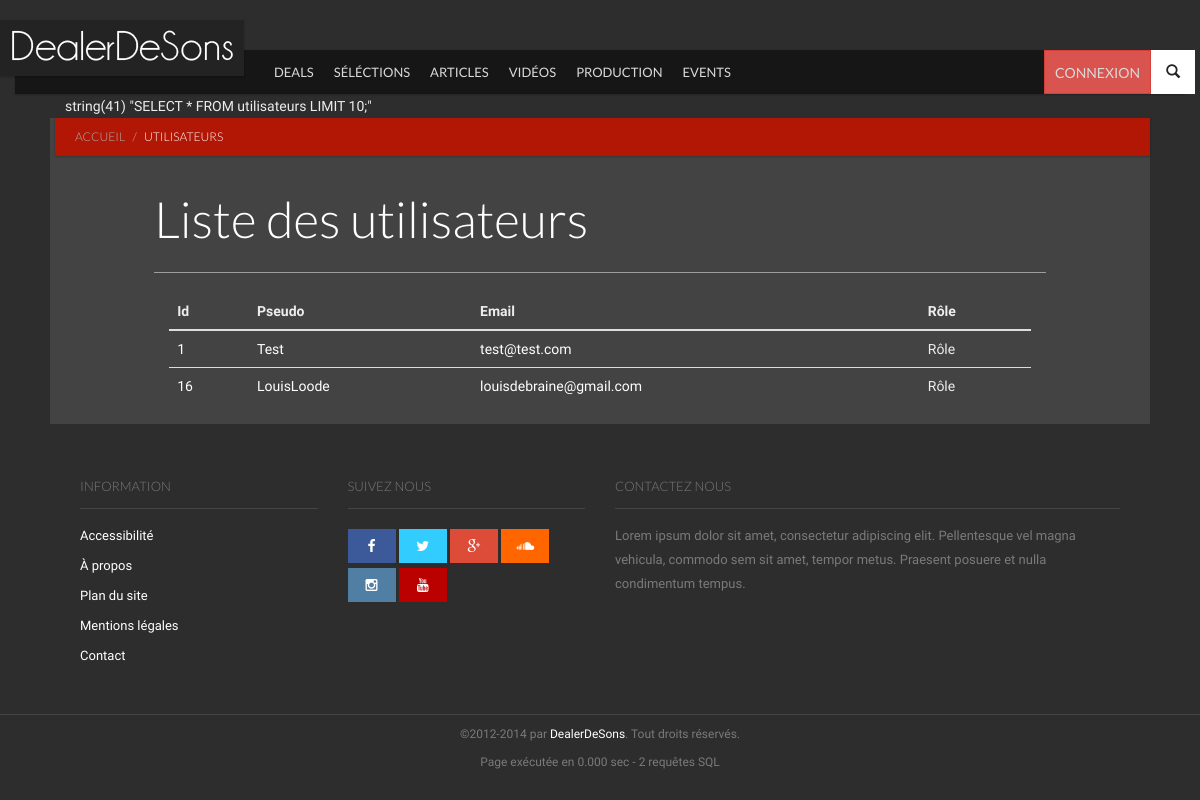
/index.php?page=utilisateurs, run on an earlier commit of the app's database.
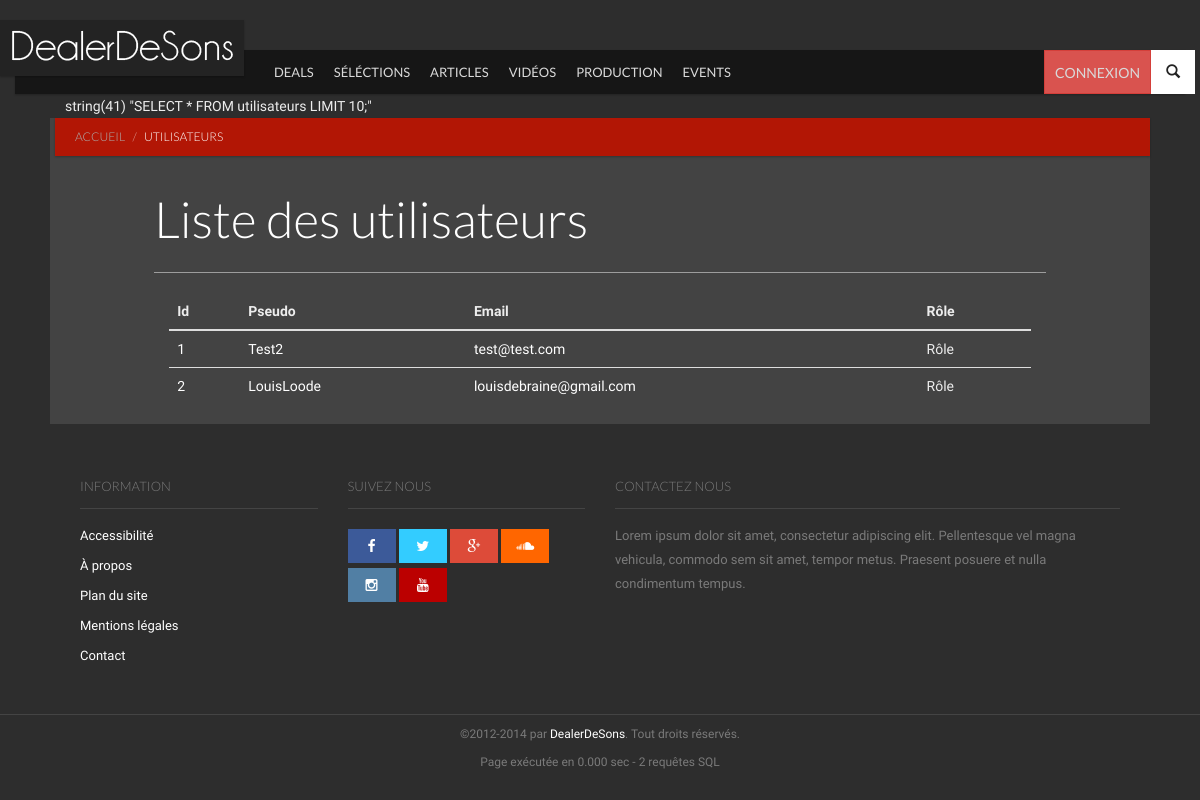
And on a later commit of the database.
### tables this page shows
CREATE TABLE `categories` (
`id_cat` int(11) NOT NULL,
  `nom_cat` varchar(255) NOT NULL,
  `menu` bit(1) NOT NULL,
  `ordre` int(2) NOT NULL
);

CREATE TABLE `utilisateurs` (
`id_user` int(11) unsigned NOT NULL,
  `nom_user` varchar(32) NOT NULL,
  `password` char(40) NOT NULL,
  `email` varchar(128) NOT NULL,
  `role` int(1) NOT NULL DEFAULT '1',
  `hash_validation` char(32) NOT NULL,
  `date_inscription` datetime NOT NULL,
  `avatar` varchar(128) NOT NULL DEFAULT '',
  `bio` text NOT NULL,
  `facebook` varchar(255) NOT NULL,
  `twitter` varchar(255) NOT NULL,
  `instagram` varchar(255) NOT NULL,
  `vimeo` varchar(255) NOT NULL,
  `tumblr` varchar(255) NOT NULL,
  `linkedin` varchar(255) NOT NULL,
  `soundcloud` varchar(255) NOT NULL,
  `youtube` varchar(255) NOT NULL
);

### inc/init.php (called while the page is built, shortened)
<?php
	include(dirname(__FILE__).'/modeles/articles.php');
	include(dirname(__FILE__).'/modeles/utilisateurs.php');
	$verif_connect = (isset($_SESSION['id']) AND isset($_SESSION['pseudo']));
	$categories_menu = liste_categories('menu', 'croissant');
?>

### inc/modeles/articles.php (called while the page is built, shortened)
<?php
function liste_categories($menu='', $by=''){
	$categories = array();
	$req_menu = '';
	$order_by = '';
	$limit = '';
	switch ($menu)
	{
	case 'menu':
        $req_menu = 'WHERE menu = 1';
    break;
	}
	switch ($by)
	{
	case 'croissant':
        $order_by = 'ORDER BY ordre ASC';
    break;
	}
	$ajoutRequete = $req_menu.' '.$order_by.' '.$limit.'';
	$myRequete = 'SELECT *
					FROM categories
					'.$ajoutRequete;
	$req = requete($myRequete);
        while ($data = mysqli_fetch_assoc($req))
        {
                $categories[] = $data;
        }
        return $categories;
}
?>

### inc/fonctions.php (called while the page is built, shortened)
<?php
function requete($myRequete) {
	global $query_count, $myConnexion;
	return mysqli_query($myConnexion,$myRequete);
}
?>

### inc/modeles/utilisateurs.php (called while the page is built, shortened)
<?php
function liste_utilisateurs($by='', $limit='10'){
	$utilisateurs = array();
	if(!empty($limit)) {
	    $limit = 'LIMIT '.$limit;
	}
	$ajoutRequete = $limit.';';
	$myRequete = 'SELECT * FROM utilisateurs
					'.$ajoutRequete;
	var_dump($myRequete);
	$req = requete($myRequete);
        while ($data = mysqli_fetch_assoc($req))
        {
                $utilisateurs[] = $data;
        }
        return $utilisateurs;
}
?>

### pages/vues/utilisateurs.php (the view)
<div id="content" class="content bg-base section">
<div class="ribbon ribbon-highlight">
				<ol class="breadcrumb ribbon-inner">
					<li><a href="index.php">Accueil</a></li>
					<li class="active">Utilisateurs</li>
				</ol>
</div>
<div class="row">
			<header class="page-header col-md-10 col-md-offset-1">
				<h2 class="page-title full-page-title">
					Liste des utilisateurs
				</h2>
			</header>
			 <div class="col-md-10 col-md-offset-1">
		    <div class="row">
            <table class="table">
                <thead>
                    <tr>
                        <th>Id</th>
                        <th>Pseudo</th>
                        <th>Email</th>
                        <th>Rôle</th>
                    </tr>
                </thead>
                <tbody>
<?php
foreach($utilisateurs as $data)
{
?>
                    <tr>
                        <td><a href="utilisateurs-0-<?php echo $data['id_user']; ?>.html"><?php echo $data['id_user']; ?></a></td>
                        <td><a href="utilisateurs-0-<?php echo $data['id_user']; ?>.html"><?php echo $data['nom_user']; ?></a></td>
                        <td><a href="utilisateurs-0-<?php echo $data['id_user']; ?>.html"><?php echo $data['email']; ?></a></td>
                        <td>Rôle</td>
                    </tr>
<?php
}
?>
                </tbody>
            </table>
		    </div>
			 </div>
			 </div>
			 </div>

### pages/vues/header.php (shortened to what this page needs)
<!DOCTYPE html>
 <html class="no-js">
	<head>
		<link rel="stylesheet" href="vendor/bootstrap/css/bootstrap.min.css">
		<link rel="stylesheet" href="vendor/font-awesome/css/font-awesome.min.css">
		<link rel="stylesheet" href="vendor/prettyPhoto/css/prettyPhoto.css">
		<link rel="stylesheet" href="css/base.css">
		<link rel="stylesheet" href="css/components.css">
		<link rel="stylesheet" href="css/style.css">
		<link rel="stylesheet" href="css/modifs.css">
	</head>
	<body>
		<nav id="header" class="header-navbar" role="navigation">
			<div class="header-navbar-inner container">
				<div id="brand" class="navbar-brand">
					<a href="index.html" rel="bookmark">
						<img src="img/light-logo.png" data-src="img/light-logo.png" data-src-retina="img/logo-retina.png" width="244" height="56" alt="">
					</a>
				</div>
				<ul class="nav nav-icons">
					<li>
						<a href="#" class="btn-icon" data-toggle=".header-navbar-inner" data-toggle-class="search-toggled-in">
							<span class="search-toggled-out-icon glyphicon glyphicon-search"></span>
						</a>
					</li>
				</ul>
				<ul class="nav navbar-nav">
<?php if ($verif_connect){ ?>
					<li class="nav-all pull-right">
						<a href="#" data-toggle="li">
							<span class="img"><img src="img/Tests/avatar.jpg" alt="Avatar de <?php echo $user_infos['id_user'];?>"></span>
						</a>
						<div class="subnav-wrapper">
							<ul class="subnav-entries">
<?php	if ($_SESSION['role']=='2'){ ?>								<li><a href="admin/">Accéder à l'admin</a></li><?php } ?>
								<li><a href="utilisateur-modifier.html">Modifier mon Profil</a></li>
								<li><a href="#articles">Mes Articles</a></li>
								<li><a href="deconnexion.html">Me déconnecter</a></li>
							</ul>
						</div>
					</li>
<?php }else{?>
					<li class="pull-right"><a href="connexion.html" class="btn btn-danger">Connexion</a></li>
<?php } ?>
<?php
foreach($categories_menu as $data)
{
?>
					<li class="visible-md visible-lg"><a href="categories-<?php echo $data['id_cat']; ?>.html"><?php echo $data['nom_cat']; ?></a></li>
<?php
}
?>
				</ul>
			</div>
		</nav>
		<div id="main" class="container">

What changed in the data, as far as the page shows it:
removed utilisateurs: id_user "16", nom_user "LouisLoode", email "louisdebraine@gmail.com"
changed utilisateurs "test@test.com": nom_user "Test" → "Test2"
added utilisateurs: id_user "2", nom_user "LouisLoode", email "louisdebraine@gmail.com"
